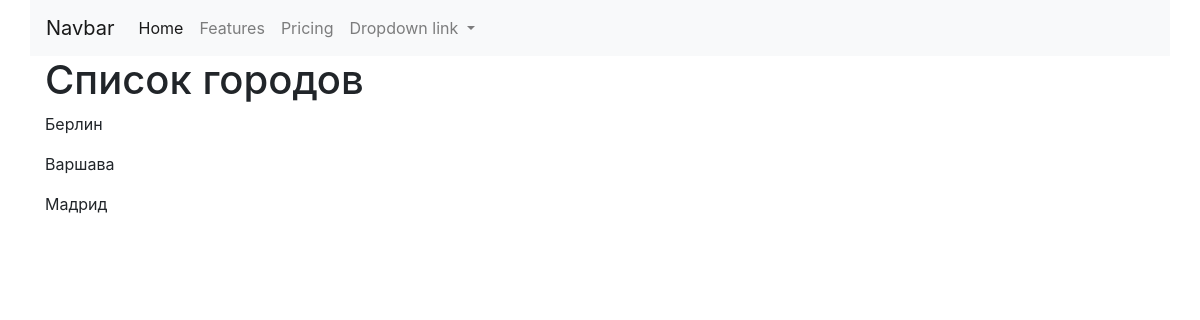
Before: /cities/ with the older database file.
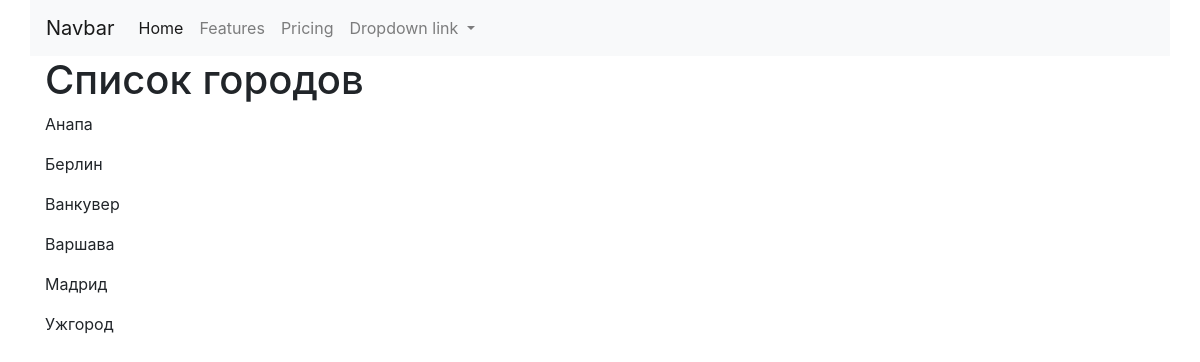
After: the same page with the newer database file.
### cities/models.py (models this page shows, shortened)
class City(models.Model):
    name = models.CharField(max_length=100, unique=True, verbose_name='Город')
    class Meta:
        ordering = ['name']
        verbose_name = 'Город'
        verbose_name_plural = 'Города'

### cities/views.py (the view)
# urls.py: path('', home, name='home'),
def home(request, pk=None):
    if pk:
        city = get_object_or_404(City, id=pk)
        context = {'object': city}
        return render(request, 'cities/detail.html', context)
    qs = City.objects.all()
    context = {'objects_list': qs}
    return render(request, 'cities/home.html', context)

### cities/templates/cities/home.html (shortened to what this page needs)
{% extends 'base.html' %}
{% block content %}
<h1>Список городов</h1>
<div class="row">
    <div class="col-md">
        {% for object in objects_list %}
        <p>{{object.name}}</p>
        {% endfor %}
    </div>
</div>
{% endblock %}

### templates/base.html (shortened to what this page needs)
<!doctype html>
<html lang="en">
  <head>
    <link rel="stylesheet" href="https://cdn.jsdelivr.net/npm/bootstrap@4.5.3/dist/css/bootstrap.min.css">
  </head>
  <body>
    <nav class="navbar navbar-expand-lg navbar-light bg-light container">
      <a class="navbar-brand" href="#">Navbar</a>
      <div class="collapse navbar-collapse" id="navbarNavDropdown">
        <ul class="navbar-nav">
          <li class="nav-item active">
            <a class="nav-link" href="#">Home <span class="sr-only">(current)</span></a>
          </li>
          <li class="nav-item">
            <a class="nav-link" href="#">Features</a>
          </li>
          <li class="nav-item">
            <a class="nav-link" href="#">Pricing</a>
          </li>
          <li class="nav-item dropdown">
            <a class="nav-link dropdown-toggle" href="#" id="navbarDropdownMenuLink" role="button" data-toggle="dropdown" aria-haspopup="true" aria-expanded="false">
              Dropdown link
            </a>
          </li>
        </ul>
      </div>
    </nav>
    <div class="container">
        {% block content %}{% endblock %}
    </div>
  </body>
</html>

Changed rows visible on the page:
added City: name "Анапа"
added City: name "Ванкувер"
added City: name "Ужгород"
